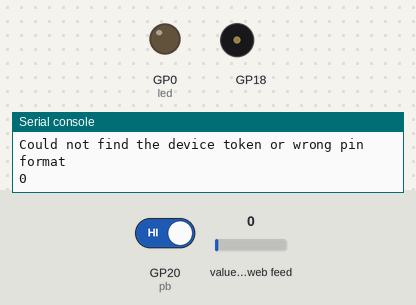
Bench run of a program on a simulated Raspberry Pi Pico running CircuitPython. Parts: output pins drawn as LEDs (lit = HIGH), buzzer (waves = sounding), the last lines printed to the serial console. The test bench sets the inputs (shaded band); at power-on: GP20 (pb) HIGH, value of the web feed 0. Random numbers come from a fixed seed; requests to the public web service named in the program get a made-up reply in its usual format after 0.4 s (London, UTC, broken clouds, 64 % humidity, 1013 hPa unless stated).

Above: at 2.8 s.
2.9 s: GP20 (pb) driven LOW
At 7.85 s:
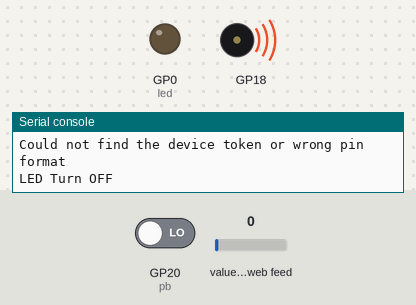
Timing chart, 0 to 21.7 s (numbered marks = the images above; inputs shaded):
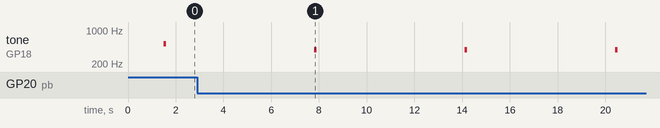

The program:

21_blynk.py
```python
"""
Blynk IoT
  - Tested with CircuitPython 8.0.0-beta.6

Additional libraries
  https://circuitpython.org/libraries
  - adafruit_requests.mpy
  - simpleio.mpy

Reference:
[1] https://peppe8o.com/personal-iot-with-blynk-on-raspberry-pi/
"""

import os
import ipaddress
import wifi
import socketpool
import time
import microcontroller
import board
import digitalio
import simpleio
import adafruit_requests
import ssl
import random

# Get wifi and blynk token details from a settings.toml file
print(os.getenv("test_env_file"))
ssid = os.getenv("WIFI_SSID")
password = os.getenv("WIFI_PASSWORD")
blynkToken = os.getenv("blynk_auth_token")

# Buzzer
NOTE_G4 = 392
NOTE_C5 = 523
buzzer = board.GP18

# Initialize LED and button.
led = digitalio.DigitalInOut(board.GP0)
led.direction = digitalio.Direction.OUTPUT

# Active LOW Push Button
pb = digitalio.DigitalInOut(board.GP20)
pb.direction = digitalio.Direction.INPUT

# Write API
def write(token,pin,value):
        api_url = "https://blynk.cloud/external/api/update?token="+token+"&"+pin+"="+value
        response = requests.get(api_url)
        if "200" in str(response):
                print("Value successfully updated")
        else:
                print("Could not find the device token or wrong pin format")
# Read API
def read(token,pin):
        api_url = "https://blynk.cloud/external/api/get?token="+token+"&"+pin
        response = requests.get(api_url)
        return response.content.decode()

# Connect to Wi-Fi AP
print(f"Initializing...")
wifi.radio.connect(ssid, password)
print("connected!\n")
pool = socketpool.SocketPool(wifi.radio)
print("IP Address: {}".format(wifi.radio.ipv4_address))
print("Connecting to WiFi '{}' ...\n".format(ssid), end="")
requests = adafruit_requests.Session(pool, ssl.create_default_context())

simpleio.tone(buzzer, NOTE_C5, duration=0.1)

while True:
    try:
        while not wifi.radio.ipv4_address or "0.0.0.0" in repr(wifi.radio.ipv4_address):
            print(f"Reconnecting to WiFi...")
            wifi.radio.connect(ssid, password)

        # Write Blynk virtual pin V1
        # V1 can be assigned to Virtual Pin Widget on Blynk App
        # Set as Double for floating number
        valV1 = str(round(random.uniform(0,250),2))
        write(blynkToken,"V1",valV1)

        # Read Blynk virtual pin V0
        # V0 can be assigned to Button Widget on Blynk App
        button = read(blynkToken,"V0")
        print(button)
        if (button == "1"):
            led.value = True
        else:
            led.value = False

        # Write Blynk virtual pin V4
        # V4 can be assigned to LED Widget on Blynk App
        # Set as Integer
        if (pb.value == False):
            write(blynkToken,"V4","1")
            print("LED Turn ON")
        else:
            write(blynkToken,"V4","0")
            print("LED Turn OFF")

        time.sleep(5)
        simpleio.tone(buzzer, NOTE_G4, duration=0.1)

    except OSError as e:
        print("Failed!\n", e)
        microcontroller.reset()
```

Measured:
- by itself, tone on GP18: alternates 392 Hz for 0.10 s and silent for 6.2 s
